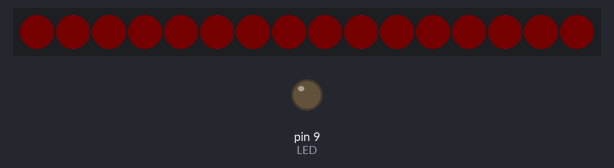
The sketch below on a simulated Arduino Uno, built for the host (arithmetic inside an expression is 32-bit, double 64-bit). Parts: 16 RGB LEDs in strip order, left to right, output pins drawn as LEDs (lit = HIGH). Dim RGB values are drawn brighter than linear; WiFi joins after 1.5 s; servers stay silent unless stated; uploads are accepted with an empty reply.

Above: at 2.0 s.
At 61.31 s:
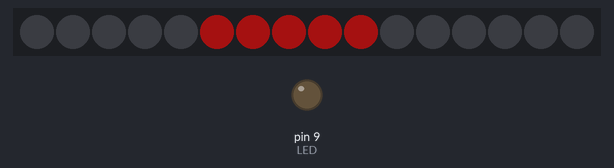
At 62.23 s:
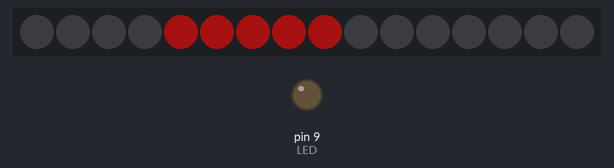
At 63.15 s:
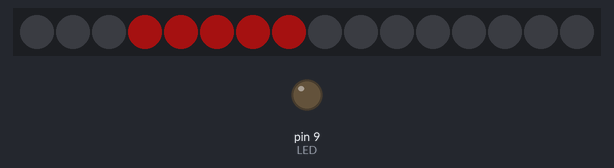
At 63.7 s:
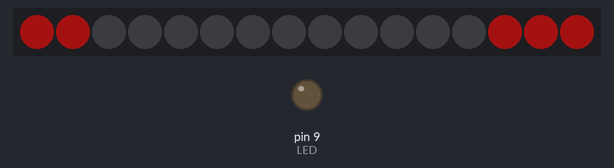
At 126.97 s:
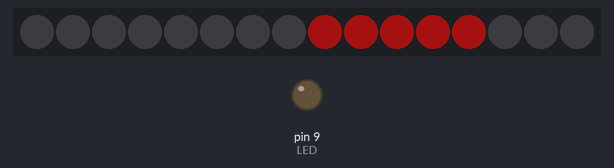

The sketch:

blinken.ino
```cpp
#include <Adafruit_NeoPixel.h>
#ifdef __AVR__
  #include <avr/power.h>
#endif
#include <Ethernet.h>

// Pin connected to the NeoPixels
#define PIN            7

// Number of NeoPixels in the ring?
#define NUMPIXELS      16

// The builtin LED
#define LED  9


//The url to the webservice. needs to be a char array.
char url[] = "http://verkackte-s1.herokuapp.com";

//Fix mac adress for this device
byte mac[] = {0xDE, 0xAD, 0xBE, 0xEF, 0xFE, 0xED};


// initialize the library instance
EthernetClient heroku_client;


//To check connections in a regular intervall we need to save the time since the last connection
unsigned long lastConnectionTime = 0;             // in milliseconds
const unsigned long postingInterval = 60L * 1000L; // delay between updates


//initialize neopixel library. These are the defaults
Adafruit_NeoPixel pixels = Adafruit_NeoPixel(NUMPIXELS, PIN, NEO_GRB + NEO_KHZ800);

//save webserver response here
String response = "";

//animation speed
const unsigned int delayval = 60; // delay for half a second

void setup() {
    // set mode for internal LED
    pinMode(LED, OUTPUT);
    //ini network adapter
    Ethernet.begin(mac);

    // initialize neo pixels
    pixels.begin();
    pixels.setBrightness(250);
}

void loop() {

  // check whether we should check the server again
  if (millis() - lastConnectionTime > postingInterval) {
    httpRequest();
    delay(1000);
    response = getResponse();
  }
  //response says whehter train is on time or not.
  if(response == "yes"){
        wheel(5, 50, 10, delayval, 16);
  } else if(response == "no"){
        wheel(45, 0, 5, delayval, 16);
  } else if(response == "maybe"){
        wheel(50, 0, 50, delayval, 16);
  } else {
        blink_all_pixel(50, 0 , 0, 100, 5);
  }
}

String getResponse() {
  String result = "";

  while (heroku_client.available()) {
    char c = heroku_client.read();
    result = result + c;
    //last word in the http header.
    if (result.endsWith("vegur")) {
      //remove everything from index 0 to end
      result.remove(0);
      break;
    }
  }
  //now read the content
  while (heroku_client.available()) {
    char c = heroku_client.read();
    result = result + c;
  }
  result.trim();
  return result;
}

// this method connects to the url and makes a http request.
// the requested itself is hardcoded
void httpRequest() {
  // close any connection before send a new request.
  heroku_client.stop();
  rotate(40, 5, 5, 30, 5);
  rotate(40, 5, 5, 30, 5);
  rotate(40, 5, 5, 30, 5);
  // if there's a successful connection:
  if (heroku_client.connect(url, 80)) {

    // send the HTTP GET request:
    heroku_client.println("GET http://verkackte-s1.herokuapp.com/ontime/ HTTP/1.1");
    heroku_client.println("Host: verkackte-s1.herokuapp.com");
    heroku_client.println("User-Agent: arduino-ethernet");
    heroku_client.println("Connection: close");
    heroku_client.println();

    // reset timer.
    lastConnectionTime = millis();
  } else {
    // in case of bad connection. blink red.
    blink_all_pixel(230, 0, 5, 150,  10);
    return;
  }
  rotate(5, 30, 10, 20, 5);
  rotate(5, 30, 10, 20, 5);
  rotate(5, 30, 10, 20, 5);
}

void blink_all_pixel(int r, int g, int b, int delay_value, int repititions){
    for(int r = 0; r < repititions; r++){
        for(int i=0;i<NUMPIXELS;i++){
            pixels.setPixelColor(i, pixels.Color(r,g,b));
        }
        pixels.show();
        delay(delay_value);
        for(int i=0;i<NUMPIXELS;i++){
            pixels.setPixelColor(i, pixels.Color(0,0,0));
        }
        pixels.show();
        delay(delay_value);
    }
}

void rotate(int red, int green, int blue, int delay_value, int num_pix){
        for(int i=0;i<NUMPIXELS;i++){
            for(int n = 0; n < num_pix; n++){
                pixels.setPixelColor((n + i)%NUMPIXELS , red, green, blue);
            }
            pixels.show();
            delay(delay_value);
            for(int n = 0; n < num_pix; n++){
                pixels.setPixelColor((n + i)%NUMPIXELS , 0, 0, 0);
            }
            pixels.show();
            delay(delay_value);
        }
    return;
}


void wheel(int red, int green, int blue, int delay_value, int repititions){

    for(int r = 0; r < repititions; r++){
        for(int i=r;i<NUMPIXELS + r;i++){
            pixels.setPixelColor(i%NUMPIXELS, red, green, blue);
            pixels.show();
            delay(delay_value);
        }

        for(int i=r;i<NUMPIXELS + r;i++){

            pixels.setPixelColor(i%NUMPIXELS, 0, 0, 0);
            pixels.show();
            delay(delay_value);
        }
    }
    return;
}
```
